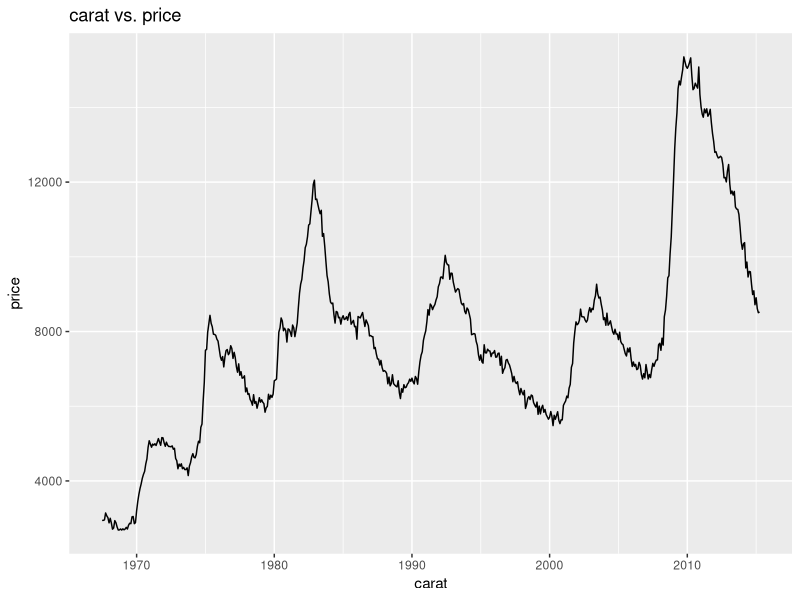

R code for this plot:
library(ggplot2)

ggplot(economics, aes(x = date, y = unemploy)) +
  geom_line() +
  ggtitle("carat vs. price") +
  xlab("carat") +
  ylab("price")
